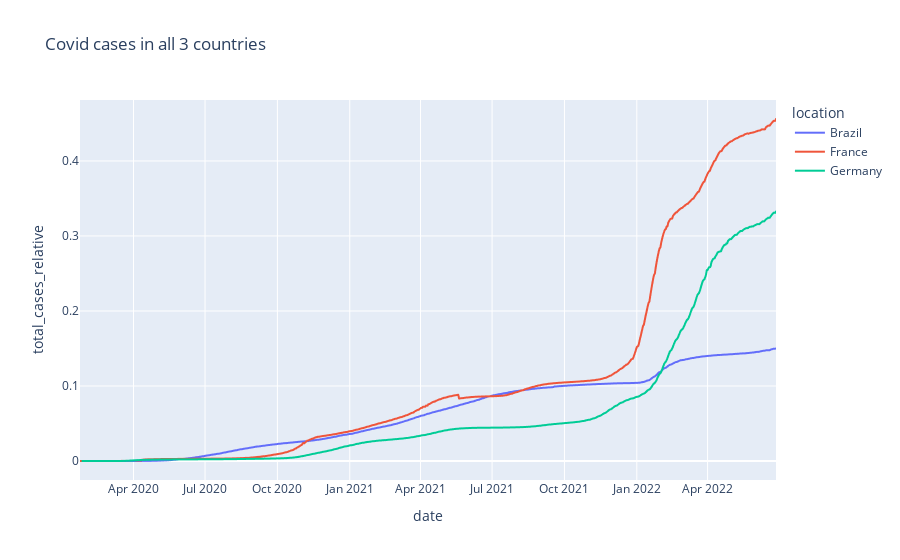

The notebook cell saved with this chart:
### Code cell
fig = px.line(data_all_countries, x="date", y="total_cases_relative", color='location', title='Covid cases in all 3 countries')
fig.show()

### Figure 1 — Plotly figure (JSON) as saved in the notebook; plotly's stock layout.template omitted (floating-point values rounded to 4 significant figures; data arrays with more than 128 entries replaced by an {"elided": "..."} marker saying what was removed)
{"data": [{"hovertemplate": "location=Brazil<br>date=%{x}<br>total_cases_relative=%{y}<extra></extra>", "legendgroup": "Brazil", "line": {"color": "#636efa", "dash": "solid"}, "marker": {"symbol": "circle"}, "mode": "lines", "name": "Brazil", "showlegend": true, "type": "scattergl", "x": {"elided": "853 str values"}, "xaxis": "x", "y": {"elided": "853 float values"}, "yaxis": "y"}, {"hovertemplate": "location=France<br>date=%{x}<br>total_cases_relative=%{y}<extra></extra>", "legendgroup": "France", "line": {"color": "#EF553B", "dash": "solid"}, "marker": {"symbol": "circle"}, "mode": "lines", "name": "France", "showlegend": true, "type": "scattergl", "x": {"elided": "886 str values"}, "xaxis": "x", "y": {"elided": "886 float values"}, "yaxis": "y"}, {"hovertemplate": "location=Germany<br>date=%{x}<br>total_cases_relative=%{y}<extra></extra>", "legendgroup": "Germany", "line": {"color": "#00cc96", "dash": "solid"}, "marker": {"symbol": "circle"}, "mode": "lines", "name": "Germany", "showlegend": true, "type": "scattergl", "x": {"elided": "883 str values"}, "xaxis": "x", "y": {"elided": "883 float values"}, "yaxis": "y"}], "layout": {"legend": {"title": {"text": "location"}, "tracegroupgap": 0}, "title": {"text": "Covid cases in all 3 countries"}, "xaxis": {"anchor": "y", "domain": [0, 1], "title": {"text": "date"}}, "yaxis": {"anchor": "x", "domain": [0, 1], "title": {"text": "total_cases_relative"}}}}
